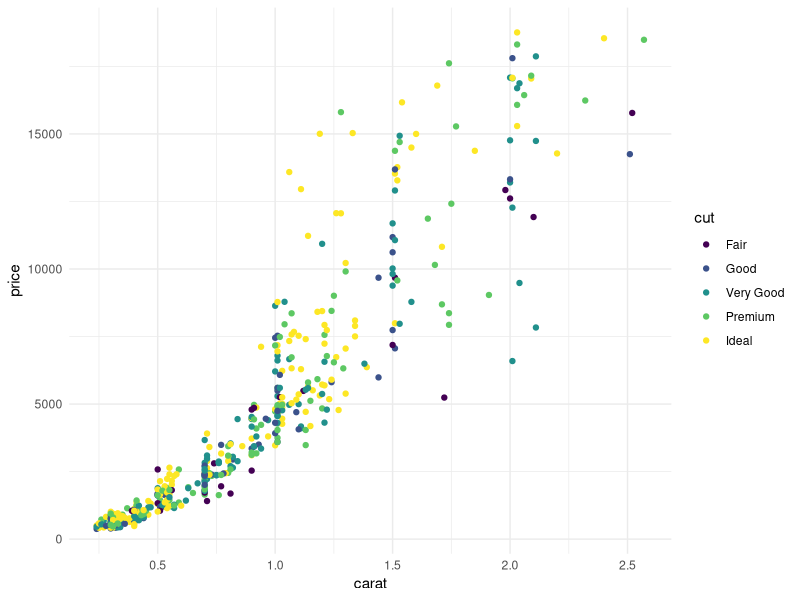

This chart was generated by the following R code:
## ---- chunk 1
knitr::opts_chunk$set(message = FALSE)
## ---- chunk 2
library(dplyr)
library(ggplot2)

diamonds %>% 
  slice_sample(n = 500) %>%
  ggplot() + 
  geom_point(aes(carat, price, color = cut)) + 
  theme_minimal()
